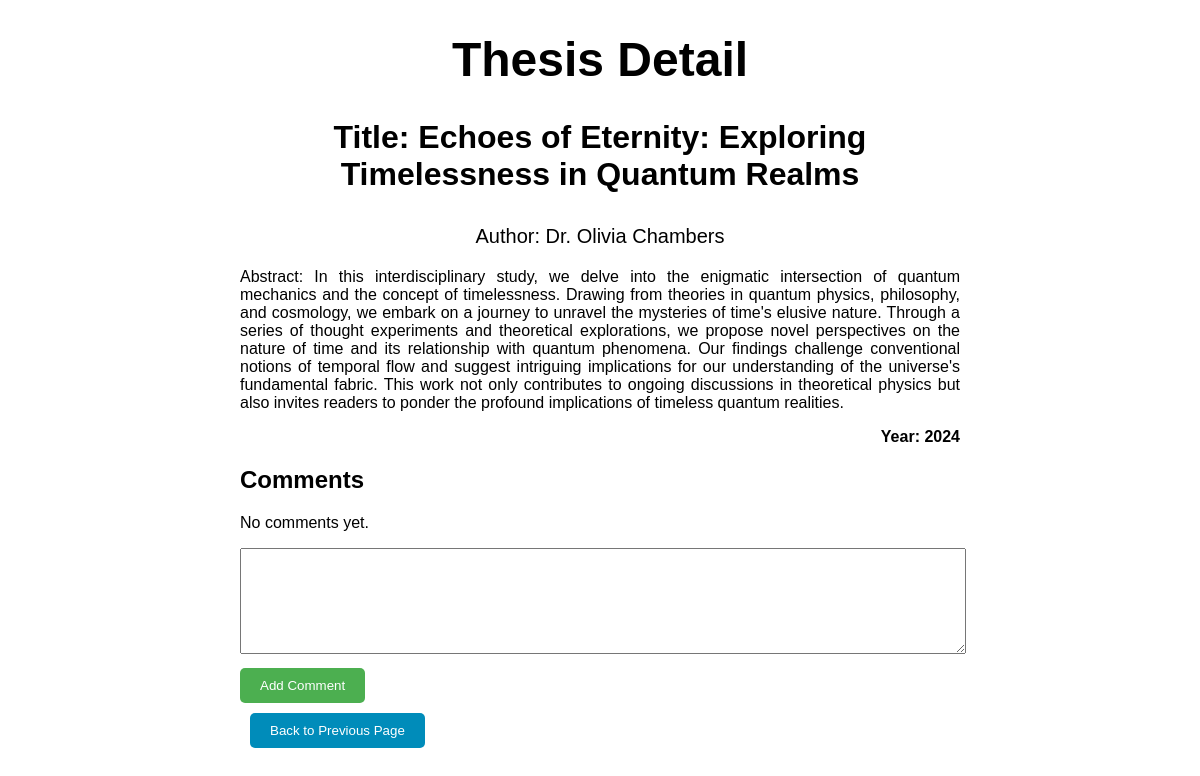
The app's page /1/, older data.
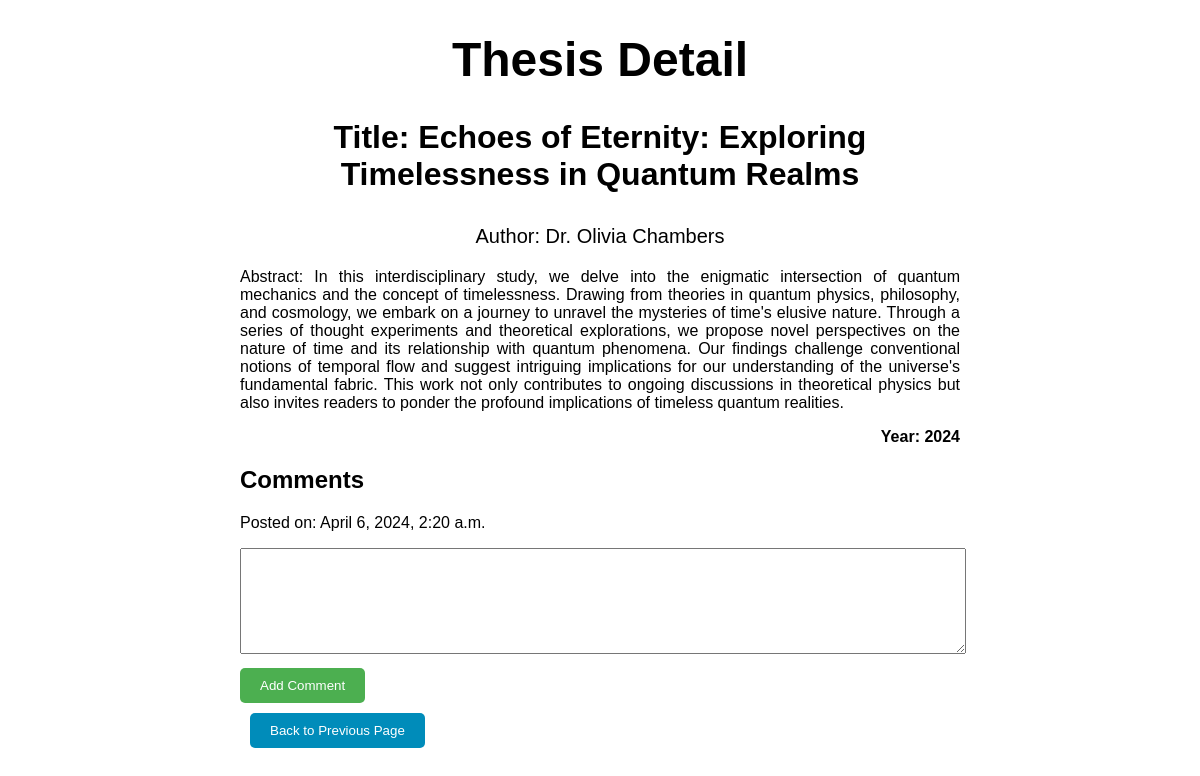
The same page, newer data.
### authors/models.py (models this page shows, shortened)
class Thesis(models.Model):
    title = models.CharField(max_length=200)
    author = models.CharField(max_length=100)
    abstract = models.TextField()
    year = models.IntegerField()

class Comment(models.Model):
    thesis = models.ForeignKey(Thesis, related_name='comments', on_delete=models.CASCADE)
    text = models.TextField()
    created_at = models.DateTimeField(auto_now_add=True)

### authors/views.py (the view)
# urls.py: path('<int:thesis_id>/', views.thesis_detail, name='thesis_detail'),
def thesis_detail(request, thesis_id):
    thesis = get_object_or_404(Thesis, pk=thesis_id)
    return render(request, 'thesis_detail.html', {'thesis': thesis})

### authors/templates/thesis_detail.html (shortened to what this page needs)
<!DOCTYPE html>
<html lang="en">
<head>
    {% load static %}
    <link rel="stylesheet" type="text/css" href="{% static 'detail_style.css' %}">
</head>
<body>
    <h1>Thesis Detail</h1>
    <p class="thesis-title">Title: {{ thesis.title }}</p>
    <p class="author">Author: {{ thesis.author }}</p>
    <p class="abstract">Abstract: {{ thesis.abstract }}</p>
    <p class="year">Year: {{ thesis.year }}</p>
    <h2>Comments</h2>
    {% for comment in thesis.comments.all %}
        <div class="comment">
            <p class="info">Posted on: {{ comment.created_at }}</p>
        </div>
    {% empty %}
        <p>No comments yet.</p>
    {% endfor %}
    <form method="post" action="{% url 'add_comment_to_thesis' thesis.pk %}">
        <textarea name="comment_text" class="comment-textarea"></textarea><br>
        <button type="submit" class="comment-btn">Add Comment</button>
    </form>
    <div id="back-btn">
        <button onclick="goBack()" class="btn">Back to Previous Page</button>
    </div>
</body>
</html>

### mystaticfiles/detail_style.css (style rules this page uses)
body { max-width: 60%; margin: auto; font-family: 'Century Gothic', sans-serif; }
h1 { font-size: 3rem; text-align: center; }
.thesis-title { font-size: 2rem; text-align: center; font-weight: bold; }
.author { font-size: 20px; text-align: center; }
.abstract { text-align: justify; }
.year { text-align: right; font-weight: bold; }
.comment-textarea { width: 100%; height: 100px; margin-bottom: 10px; resize: vertical; }
.comment-btn { padding: 10px 20px; border: none; border-radius: 5px; background-color: #4CAF50; color: white; cursor: pointer; }
#back-btn { padding: 10px; }
.btn { background-color: #008CBA; color: white; padding: 10px 20px; border: none; border-radius: 5px; cursor: pointer; }

Row changes from the older to the newer data that the page shows:
added Comment: created_at "April 6, 2024, 2:20 a.m."
Text that changed along with them:
text no longer shown: "No comments yet."
